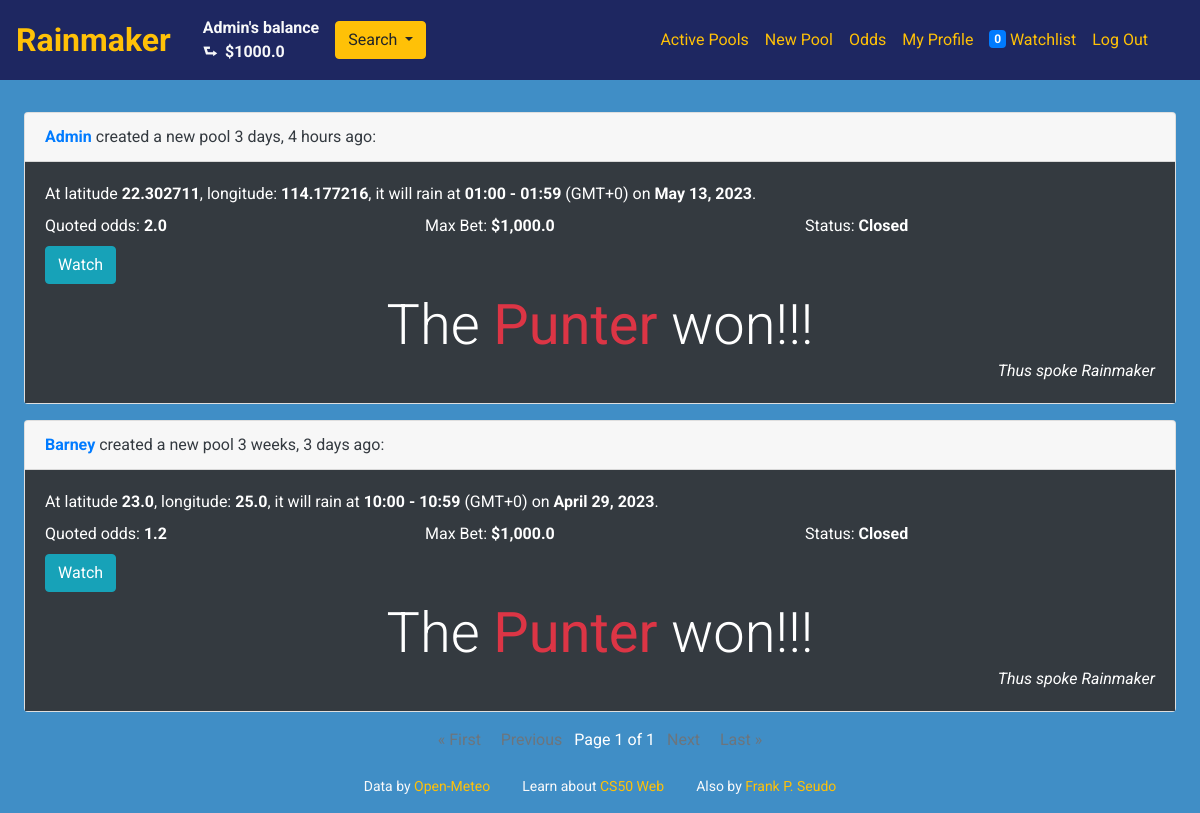
/ (signed in), run on the app's committed database.
### gambling/models.py (models this page shows, shortened)
class User(AbstractUser):
    balance = models.FloatField(default=0)
    pass

class Pool(models.Model):
    house = models.ForeignKey(User, on_delete=models.CASCADE)
    odds = models.FloatField()
    long = models.FloatField()
    lat = models.FloatField()
    date = models.DateField()
    hour = models.IntegerField()
    max_bet = models.FloatField()
    active = models.BooleanField(default=True)
    winner = models.CharField(max_length=6, choices=WINNERS, null=True, blank=True)
    timestamp = models.DateTimeField(default=datetime.datetime.now)
    keyword = models.CharField(max_length=500, null=True, blank=True)

### gambling/views.py (the view)
# urls.py: path("", views.index, name="index"),
def index(request):
    pools = Pool.objects.all()
    return renderIndex(request, pools, TIME_SLOTS)

### gambling/helpers.py (called while the page is built)
def renderIndex(request, pools, TIME_SLOTS):
    pools = sortAndProcess(request, pools, TIME_SLOTS)
    paginator = Paginator(pools, 5)
    page_number = request.GET.get('page')
    if page_number is None:
        page_number = 1
    pools = paginator.get_page(page_number)
    return render(request, "gambling/index.html", {
        "pools": pools,
    })

### gambling/templates/gambling/index.html (shortened to what this page needs)
{% extends "gambling/layout.html" %}
{% load humanize %}
{% block body %}
  {% for pool in pools %}
  <div class="card mb-3 text-dark">
      <p class="card-header"><span class="text-primary font-weight-bold">{{ pool.house }}</span> created a new pool {{ pool.timestamp | naturaltime}}:</p>
      <div class="card-body {% if pool.active %}bg-white text-dark{% else %}bg-dark text-white{% endif %}" id="card-{{ pool.id }}">
          <div class="card-text mb-2">At latitude <span class="font-weight-bold">{{ pool.lat}}</span>, longitude: <span class="font-weight-bold">{{ pool.long }}</span>, it will rain at <span class="font-weight-bold">{{ pool.timeslot}}</span> (GMT+0) on <span class="font-weight-bold">{{ pool.date}}</span>.</div>
          <div class="row">
            <div class="col-4">Quoted odds: <span class="font-weight-bold">{{ pool.odds }}</span></div>
            <div class="col-4">Max Bet: <span class="font-weight-bold">${{ pool.max_bet |intcomma }}</span></div>
            <div class="col-4">Status: <span data-status="{{ pool.active }}" data-lat="{{ pool.lat }}" data-long="{{ pool.long }}" data-date="{{ pool.date }}" data-hour="{{ pool.hour }}" data-pool="{{ pool.id }}" class="font-weight-bold pool-status" id="span-{{ pool.id }}">{% if pool.active %}Open{% else %}Closed{% endif %}</span></div>
          </div>
          <div class="d-flex justify-content-between pt-2">
              {% if user.is_authenticated %}
              <button class="btn btn btn-info btn-follow" data-pool="{{ pool.id }}" data-user="{{ user.id }}">{% if pool.watched %}Unwatch{% else %}Watch{% endif %}</button>
              {% endif %}
          </div>
          {% if pool.winner %}
            <div class="">
              <p class='display-4 mt-2 mb-0 text-center'>The <strong class='text-danger'>{{ pool.winner }}</strong> won!!!</p>
              <p class="text-right m-0 font-italic">Thus spoke Rainmaker</p>
            </div>
          {% endif %}
    </div>
  </div>
  {% empty %}
    <p class="display-4 text-center">No pools were found.</p>
  {% endfor %}
  {% if pools %}
  <div class="pagination justify-content-center">
      <span class="step-links">
          <a {% if pools.has_previous %} class="text-warning" href="?page=1" {% else %} class="text-muted disabled-link" {% endif %}>&laquo; First </a>
          <span>&nbsp; &nbsp;</span>
          <a {% if pools.has_previous %} class="text-warning" href="?page={{ pools.previous_page_number }}" {% else %} class="text-muted disabled-link" {% endif %}>Previous</a>
          <span class="current mx-2">
              Page {{ pools.number }} of {{ pools.paginator.num_pages }}
          </span>
          <a {% if pools.has_next %} class="text-warning" href="?page={{ pools.next_page_number }}" {% else %} class="text-muted disabled-link" {% endif %}>Next</a>
          <span>&nbsp; &nbsp;</span>
          <a {% if pools.has_next %} class="text-warning" href="?page={{ pools.paginator.num_pages }}" {% else %} class="text-muted disabled-link" {% endif %}> Last &raquo;</a>
      </span>
  </div>
  {% endif %}
{% endblock %}

### gambling/templates/gambling/layout.html (shortened to what this page needs)
{% load static %}
<!DOCTYPE html>
<html lang="en">
    <head>
        <link rel="stylesheet" href="https://cdn.jsdelivr.net/npm/bootstrap@4.6.2/dist/css/bootstrap.min.css">
    </head>
    <body>
        <nav class="navbar navbar-expand-md navbar-dark navbar-custom mb-3 text-light fixed-top">
            <div class="container px-0 mx-0">
                <a href="{% url 'index' %}" class="navbar-brand font-weight-bold brand-font text-warning">Rainmaker</a>
                {% if user.is_authenticated %}
                <a class="nav-link text-light" href="{% url 'profile' %}">
                    <div class="font-weight-bold">
                        <p class="p-0 m-0">{{ user.username }}'s balance</p>
                        <p class="p-0 m-0">&#11153;&nbsp; $<span id="user-balance" data-user="{{ user.id }}" class="{% if user.balance < 0 %}text-danger {% endif %}">{{ user.balance}}</span></p>
                    </div>
                </a>
                {% endif %}
                <div class="collapse navbar-collapse" id="navbarNavDropdown">
                    <div class="dropdown">
                        <button class="btn btn-warning dropdown-toggle" type="button" id="dropdownMenuButton" data-toggle="dropdown" aria-haspopup="true" aria-expanded="false">
                          Search
                        </button>
                    </div>
                    <ul class="navbar-nav ml-auto">
                        <li class="nav-item">
                        <a class="nav-link text-warning" href="{% url 'active' %}">Active Pools</a>
                        </li>
                        {% if user.is_authenticated %}
                            <li class="nav-item">
                                <a class="nav-link text-warning" href="{% url 'new' %}">New Pool</a>
                            </li>
                        {% endif %}
                        <li class="nav-item">
                            <a class="nav-link text-warning" href="{% url 'odds' %}">Odds</a>
                        </li>
                        {% if user.is_authenticated %}
                            <li class="nav-item">
                                <a class="nav-link text-warning" href="{% url 'profile' %}">My Profile</a>
                            </li>
                            <li class="nav-item">
                                <a class="nav-link text-warning" href="{% url 'watchlist' %}"><span id="watch-count" class="badge badge-primary align-text-top">{{ user.watchings }}</span> Watchlist</a>
                            </li>
                            <li class="nav-item">
                                <a class="nav-link text-warning" href="{% url 'logout' %}">Log Out</a>
                            </li>
                        {% endif %}
                    </ul>
                </div>
            </div>
        </nav>
        <main class="m-4">
            {% block body %}
            {% endblock %}
        </main>
        <footer class="mb-3 small d-flex justify-content-center text-light">
            <div class="mx-3">Data by <a href="https://open-meteo.com/" target="_blank"><span class="text-warning">Open-Meteo</span></a></div>
            <div class="mx-3">Learn about <a href="https://www.edx.org/course/cs50s-web-programming-with-python-and-javascript" target="_blank" class="text-warning">CS50 Web</a></div>
            <div class="mx-3">Also by <a href="https://frankpseudo.com/" target="_blank" class="text-warning">Frank P. Seudo</a></div>
        </footer>
    </body>
</html>

### gambling/templates/gambling/layout.html (style rules this page uses)
body { background-color: #408EC6; color: white; font-family: 'Roboto', sans-serif; padding-top: 5.5rem; }
.navbar-custom { background-color: #1E2761; }
.disabled-link { pointer-events: none; }
.brand-font { font-size: xx-large; }

### data on the page
User: username "Admin", balance "1000.0", watchings "0"
Pool: house "Admin", timestamp "3 days, 4 hours ago", lat "22.302711", long "114.177216", timeslot "01:00 - 01:59", date "May 13, 2023", odds "2.0", max_bet "1,000.0", active "Closed", winner "Punter"
Pool: house "Barney", timestamp "3 weeks, 3 days ago", lat "23.0", long "25.0", timeslot "10:00 - 10:59", date "April 29, 2023", odds "1.2", max_bet "1,000.0", active "Closed", winner "Punter"

### other printed values
{{ pools.number }} "1"
{{ pools.paginator.num_pages }} "1"
